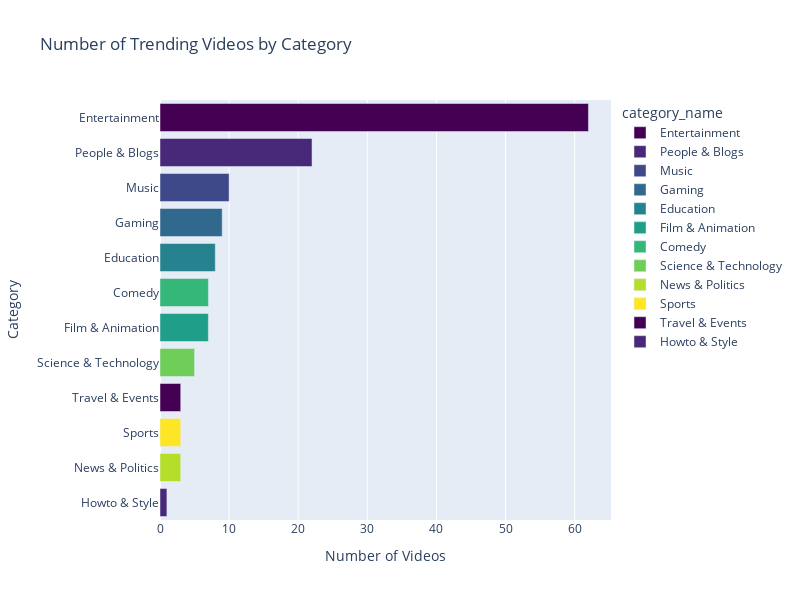

The notebook cell this image was saved under:
### Code cell
# Map category_id to category_name
trending_videos['category_name'] = trending_videos['category_id'].map(category_mapping)

# Create a bar chart for category counts
category_counts = trending_videos['category_name'].value_counts()

fig = px.bar(
    category_counts,
    x=category_counts.values,
    y=category_counts.index,
    orientation='h',
    color=category_counts.index,
    color_discrete_sequence=px.colors.sequential.Viridis,
    labels={'x': 'Number of Videos', 'y': 'Category'},
    title='Number of Trending Videos by Category',
)

# Update layout for better appearance
fig.update_layout(
    xaxis_title="Number of Videos",
    yaxis_title="Category",
    yaxis=dict(categoryorder='total ascending'),
    width=800, height=600
)

fig.show()

### Figure 1 — Plotly figure (JSON) as saved in the notebook; plotly's stock layout.template omitted (floating-point values rounded to 4 significant figures)
{"data": [{"alignmentgroup": "True", "hovertemplate": "category_name=%{y}<br>Number of Videos=%{x}<extra></extra>", "legendgroup": "Entertainment", "marker": {"color": "#440154", "pattern": {"shape": ""}}, "name": "Entertainment", "offsetgroup": "Entertainment", "orientation": "h", "showlegend": true, "textposition": "auto", "type": "bar", "x": [62], "xaxis": "x", "y": ["Entertainment"], "yaxis": "y"}, {"alignmentgroup": "True", "hovertemplate": "category_name=%{y}<br>Number of Videos=%{x}<extra></extra>", "legendgroup": "People & Blogs", "marker": {"color": "#482878", "pattern": {"shape": ""}}, "name": "People & Blogs", "offsetgroup": "People & Blogs", "orientation": "h", "showlegend": true, "textposition": "auto", "type": "bar", "x": [22], "xaxis": "x", "y": ["People & Blogs"], "yaxis": "y"}, {"alignmentgroup": "True", "hovertemplate": "category_name=%{y}<br>Number of Videos=%{x}<extra></extra>", "legendgroup": "Music", "marker": {"color": "#3e4989", "pattern": {"shape": ""}}, "name": "Music", "offsetgroup": "Music", "orientation": "h", "showlegend": true, "textposition": "auto", "type": "bar", "x": [10], "xaxis": "x", "y": ["Music"], "yaxis": "y"}, {"alignmentgroup": "True", "hovertemplate": "category_name=%{y}<br>Number of Videos=%{x}<extra></extra>", "legendgroup": "Gaming", "marker": {"color": "#31688e", "pattern": {"shape": ""}}, "name": "Gaming", "offsetgroup": "Gaming", "orientation": "h", "showlegend": true, "textposition": "auto", "type": "bar", "x": [9], "xaxis": "x", "y": ["Gaming"], "yaxis": "y"}, {"alignmentgroup": "True", "hovertemplate": "category_name=%{y}<br>Number of Videos=%{x}<extra></extra>", "legendgroup": "Education", "marker": {"color": "#26828e", "pattern": {"shape": ""}}, "name": "Education", "offsetgroup": "Education", "orientation": "h", "showlegend": true, "textposition": "auto", "type": "bar", "x": [8], "xaxis": "x", "y": ["Education"], "yaxis": "y"}, {"alignmentgroup": "True", "hovertemplate": "category_name=%{y}<br>Number of Videos=%{x}<extra></extra>", "legendgroup": "Film & Animation", "marker": {"color": "#1f9e89", "pattern": {"shape": ""}}, "name": "Film & Animation", "offsetgroup": "Film & Animation", "orientation": "h", "showlegend": true, "textposition": "auto", "type": "bar", "x": [7], "xaxis": "x", "y": ["Film & Animation"], "yaxis": "y"}, {"alignmentgroup": "True", "hovertemplate": "category_name=%{y}<br>Number of Videos=%{x}<extra></extra>", "legendgroup": "Comedy", "marker": {"color": "#35b779", "pattern": {"shape": ""}}, "name": "Comedy", "offsetgroup": "Comedy", "orientation": "h", "showlegend": true, "textposition": "auto", "type": "bar", "x": [7], "xaxis": "x", "y": ["Comedy"], "yaxis": "y"}, {"alignmentgroup": "True", "hovertemplate": "category_name=%{y}<br>Number of Videos=%{x}<extra></extra>", "legendgroup": "Science & Technology", "marker": {"color": "#6ece58", "pattern": {"shape": ""}}, "name": "Science & Technology", "offsetgroup": "Science & Technology", "orientation": "h", "showlegend": true, "textposition": "auto", "type": "bar", "x": [5], "xaxis": "x", "y": ["Science & Technology"], "yaxis": "y"}, {"alignmentgroup": "True", "hovertemplate": "category_name=%{y}<br>Number of Videos=%{x}<extra></extra>", "legendgroup": "News & Politics", "marker": {"color": "#b5de2b", "pattern": {"shape": ""}}, "name": "News & Politics", "offsetgroup": "News & Politics", "orientation": "h", "showlegend": true, "textposition": "auto", "type": "bar", "x": [3], "xaxis": "x", "y": ["News & Politics"], "yaxis": "y"}, {"alignmentgroup": "True", "hovertemplate": "category_name=%{y}<br>Number of Videos=%{x}<extra></extra>", "legendgroup": "Sports", "marker": {"color": "#fde725", "pattern": {"shape": ""}}, "name": "Sports", "offsetgroup": "Sports", "orientation": "h", "showlegend": true, "textposition": "auto", "type": "bar", "x": [3], "xaxis": "x", "y": ["Sports"], "yaxis": "y"}, {"alignmentgroup": "True", "hovertemplate": "category_name=%{y}<br>Number of Videos=%{x}<extra></extra>", "legendgroup": "Travel & Events", "marker": {"color": "#440154", "pattern": {"shape": ""}}, "name": "Travel & Events", "offsetgroup": "Travel & Events", "orientation": "h", "showlegend": true, "textposition": "auto", "type": "bar", "x": [3], "xaxis": "x", "y": ["Travel & Events"], "yaxis": "y"}, {"alignmentgroup": "True", "hovertemplate": "category_name=%{y}<br>Number of Videos=%{x}<extra></extra>", "legendgroup": "Howto & Style", "marker": {"color": "#482878", "pattern": {"shape": ""}}, "name": "Howto & Style", "offsetgroup": "Howto & Style", "orientation": "h", "showlegend": true, "textposition": "auto", "type": "bar", "x": [1], "xaxis": "x", "y": ["Howto & Style"], "yaxis": "y"}], "layout": {"barmode": "relative", "height": 600, "legend": {"title": {"text": "category_name"}, "tracegroupgap": 0}, "title": {"text": "Number of Trending Videos by Category"}, "width": 800, "xaxis": {"anchor": "y", "domain": [0, 1], "title": {"text": "Number of Videos"}}, "yaxis": {"anchor": "x", "categoryarray": ["Howto & Style", "Travel & Events", "Sports", "News & Politics", "Science & Technology", "Comedy", "Film & Animation", "Education", "Gaming", "Music", "People & Blogs", "Entertainment"], "categoryorder": "total ascending", "domain": [0, 1], "title": {"text": "Category"}}}}
